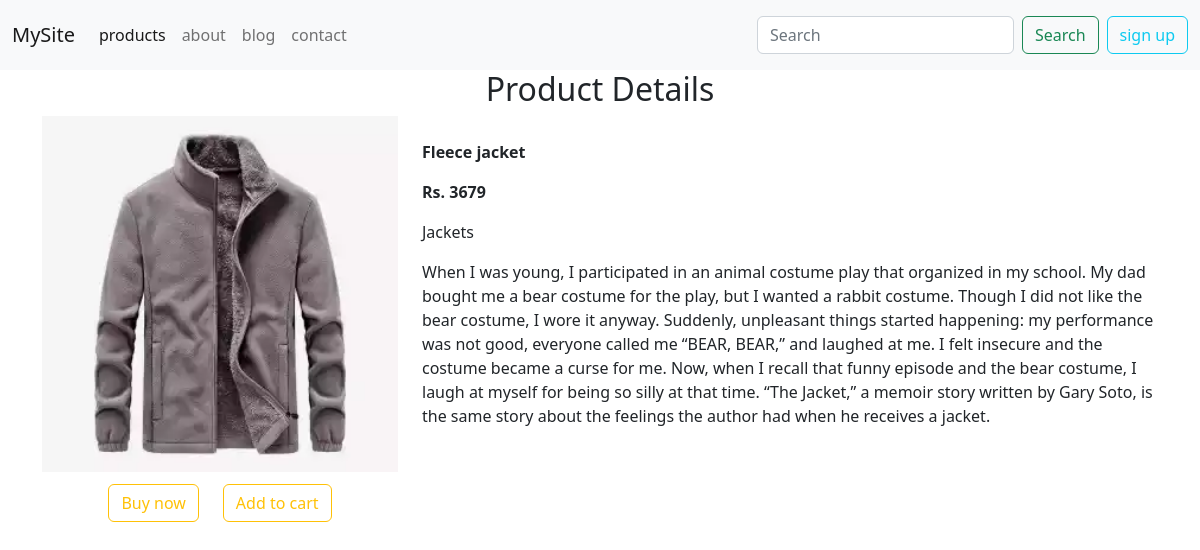
/home/products/15, run on the app's committed database.
### home/models.py (models this page shows, shortened)
class pt(models.Model):
    category=models.CharField(max_length=40,default="")
    name=models.CharField(max_length=40)
    age=models.IntegerField()
    imag=models.ImageField(upload_to="ForHome",default="")
    description=models.CharField(max_length=800,default="this is the detail information about the product you choosed")

### home/views.py (the view)
# urls.py: path("products/<int:idies>",views.pdt,name="products"),
def pdt(request,idies):
    p=pt.objects.filter(id=idies)
    return render(request,"shop/product.html",{"pd":p[0]})

### home/templates/shop/product.html (shortened to what this page needs)
{% extends "shop/base.html" %}
{% block body %}
<div class="container">
    <h2 class="text-center">Product Details</h2>
    <div class="row">
        <div class="col-md-4">
            <img src="{{pd.imag.url}}" alt="not found" class="w-100 h-auto">
            <div class="row justify-content-md-center mt-2">
                <div class="col-md-auto"><button class="btn btn-outline-warning mt-1 mb-1">Buy now</button></div>
                <div class="col-md-auto"><button class="btn btn-outline-warning mt-1 mb-1">Add to cart</button></div>
            </div>
        </div>
        <div class="col-md-8 mt-4">
            <p><b>{{pd.name}}</b></p>
            <p><b>Rs. {{pd.age}}</b></p>
            <p>{{pd.category}}</p>
            <p>{{pd.description}}</p>
        </div>
    </div>
</div>
{% endblock %}

### data on the page
pt: imag (picture), name "Fleece jacket", age "3679", category "Jackets", description "When I was young, I participated in an animal costume play that organized in my school. My dad bought me a bear costume for the play, but I wanted a rabbit costume. Though I did not like the bear costume, I wore it anyway. Suddenly, unpleasant things started happening: my performance was not good, everyone called me “BEAR, BEAR,” and laughed at me. I felt insecure and the costume became a curse for me. Now, when I recall that funny episode and the bear costume, I laugh at myself for being so silly at that time. “The Jacket,” a memoir story written by Gary Soto, is the same story about the feelings the author had when he receives a jacket."
